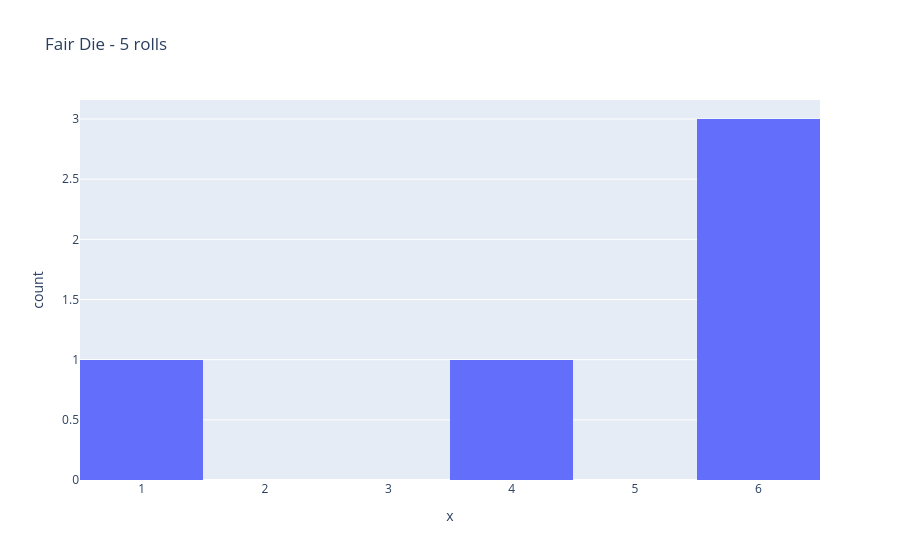
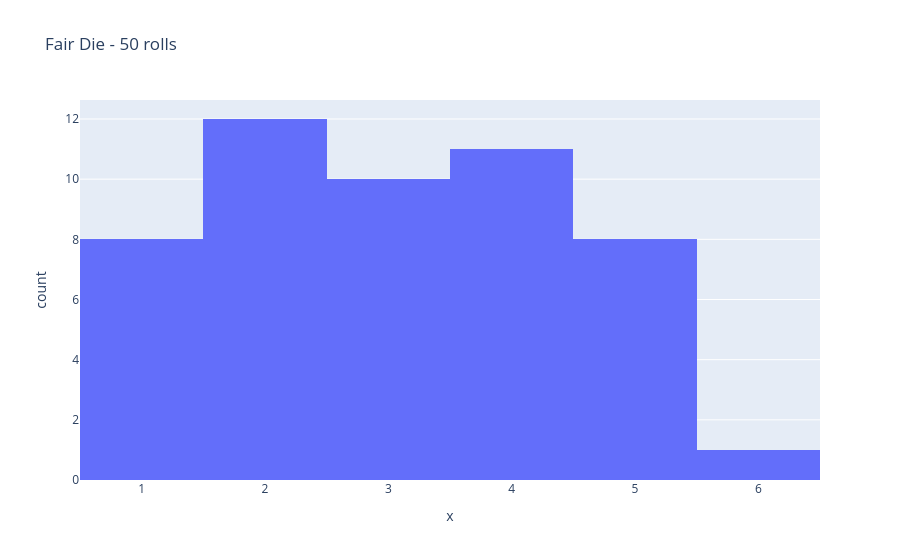
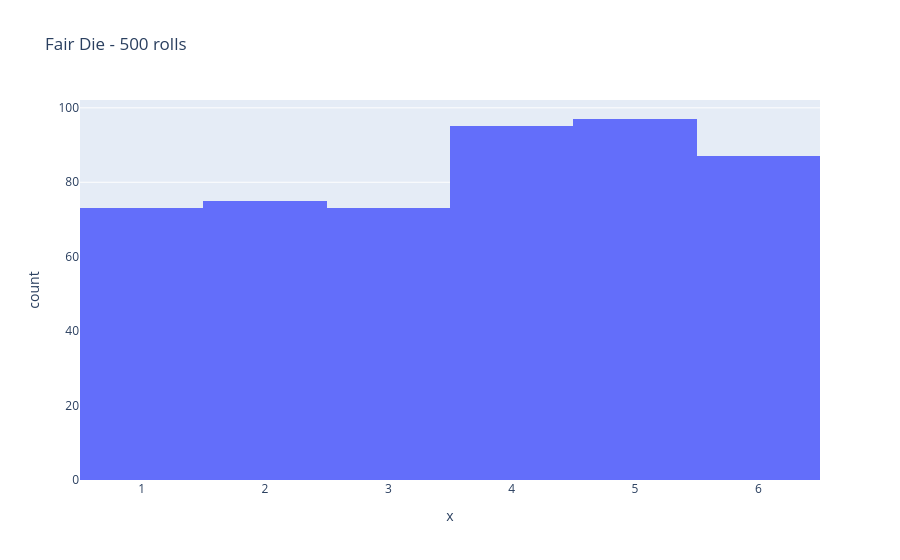
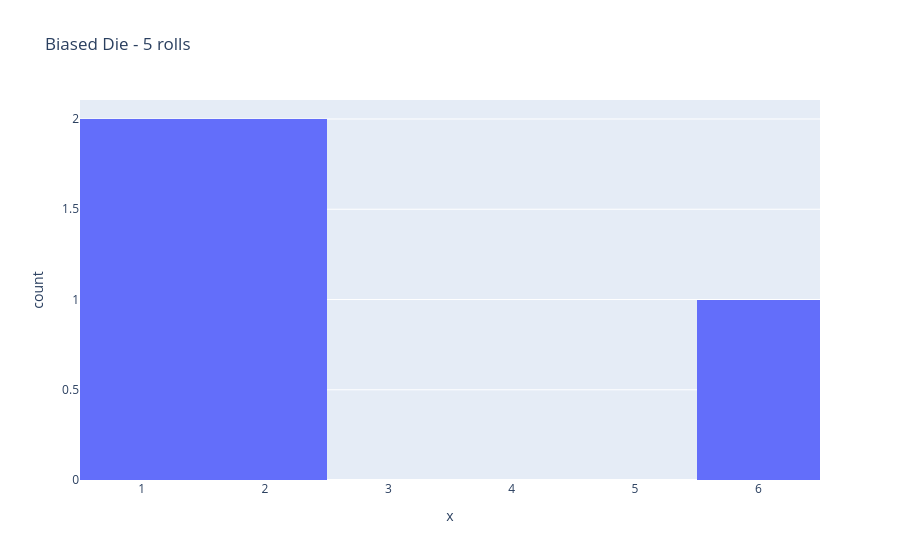

Notebook code cell kept with these figures, in order:
### Markdown cell above
Let's stick with the example from before and perform further experiments. We use a fair die and a biased die and perform the following task:

1. Roll each die
- 5
- 50
- 500 times.
2. Visualize the results in histogram (one for the fair die, one for the biased die).

### Code cell
import random
import plotly.express as px

die_fair = [1, 2, 3, 4, 5, 6]
die_biased = [1, 2, 4, 5, 6, 6]

random.seed(23)

# Fair die
for n in [5, 50, 500]:
    rolls = random.choices(die_fair, k=n)

    fig = px.histogram(
        x=rolls,
        nbins=6,
        title=f"Fair Die - {n} rolls"
    )
    fig.show()

# Biased die
for n in [5, 50, 500]:
    rolls = random.choices(die_biased, k=n)

    fig = px.histogram(
        x=rolls,
        nbins=6,
        title=f"Biased Die - {n} rolls"
    )
    fig.show()

### Figure 1 — Plotly figure (JSON) as saved in the notebook; plotly's stock layout.template omitted (floating-point values rounded to 4 significant figures)
{"data": [{"bingroup": "x", "hovertemplate": "x=%{x}<br>count=%{y}<extra></extra>", "legendgroup": "", "marker": {"color": "#636efa", "pattern": {"shape": ""}}, "name": "", "nbinsx": 6, "orientation": "v", "showlegend": false, "type": "histogram", "x": [6, 6, 6, 1, 4], "xaxis": "x", "yaxis": "y"}], "layout": {"barmode": "relative", "legend": {"tracegroupgap": 0}, "title": {"text": "Fair Die - 5 rolls"}, "xaxis": {"anchor": "y", "domain": [0, 1], "title": {"text": "x"}}, "yaxis": {"anchor": "x", "domain": [0, 1], "title": {"text": "count"}}}}

### Figure 2 — Plotly figure (JSON) as saved in the notebook; plotly's stock layout.template omitted (floating-point values rounded to 4 significant figures)
{"data": [{"bingroup": "x", "hovertemplate": "x=%{x}<br>count=%{y}<extra></extra>", "legendgroup": "", "marker": {"color": "#636efa", "pattern": {"shape": ""}}, "name": "", "nbinsx": 6, "orientation": "v", "showlegend": false, "type": "histogram", "x": [3, 4, 1, 2, 3, 2, 3, 1, 1, 5, 3, 4, 5, 3, 1, 5, 4, 4, 4, 6, 3, 5, 3, 4, 4, 2, 1, 3, 5, 4, 3, 4, 2, 2, 2, 5, 2, 1, 1, 1, 2, 4, 5, 2, 3, 2, 2, 5, 4, 2], "xaxis": "x", "yaxis": "y"}], "layout": {"barmode": "relative", "legend": {"tracegroupgap": 0}, "title": {"text": "Fair Die - 50 rolls"}, "xaxis": {"anchor": "y", "domain": [0, 1], "title": {"text": "x"}}, "yaxis": {"anchor": "x", "domain": [0, 1], "title": {"text": "count"}}}}

### Figure 3 — Plotly figure (JSON) as saved in the notebook; plotly's stock layout.template omitted (floating-point values rounded to 4 significant figures; data arrays with more than 128 entries replaced by an {"elided": "..."} marker saying what was removed)
{"data": [{"bingroup": "x", "hovertemplate": "x=%{x}<br>count=%{y}<extra></extra>", "legendgroup": "", "marker": {"color": "#636efa", "pattern": {"shape": ""}}, "name": "", "nbinsx": 6, "orientation": "v", "showlegend": false, "type": "histogram", "x": {"elided": "500 int values"}, "xaxis": "x", "yaxis": "y"}], "layout": {"barmode": "relative", "legend": {"tracegroupgap": 0}, "title": {"text": "Fair Die - 500 rolls"}, "xaxis": {"anchor": "y", "domain": [0, 1], "title": {"text": "x"}}, "yaxis": {"anchor": "x", "domain": [0, 1], "title": {"text": "count"}}}}

### Figure 4 — Plotly figure (JSON) as saved in the notebook; plotly's stock layout.template omitted (floating-point values rounded to 4 significant figures)
{"data": [{"bingroup": "x", "hovertemplate": "x=%{x}<br>count=%{y}<extra></extra>", "legendgroup": "", "marker": {"color": "#636efa", "pattern": {"shape": ""}}, "name": "", "nbinsx": 6, "orientation": "v", "showlegend": false, "type": "histogram", "x": [1, 2, 2, 6, 1], "xaxis": "x", "yaxis": "y"}], "layout": {"barmode": "relative", "legend": {"tracegroupgap": 0}, "title": {"text": "Biased Die - 5 rolls"}, "xaxis": {"anchor": "y", "domain": [0, 1], "title": {"text": "x"}}, "yaxis": {"anchor": "x", "domain": [0, 1], "title": {"text": "count"}}}}
